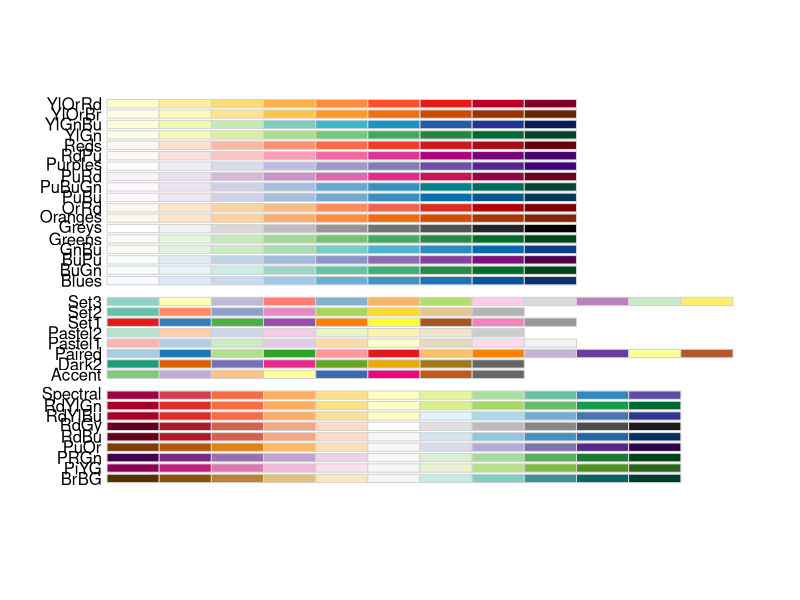
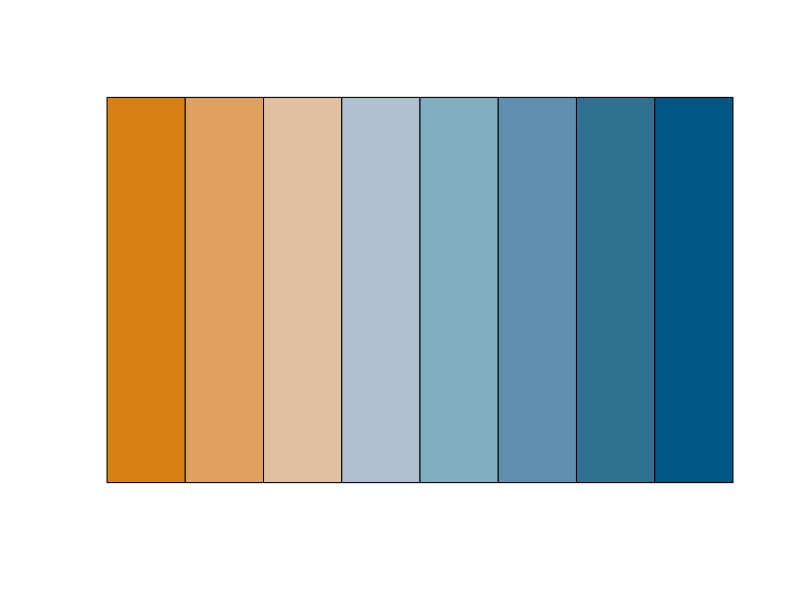

R code for these plots, in order: (Note: this script raises an error after producing the figures.)
## ---- chunk 1
if (F) { 
  pkg.list = available.packages()
  download.packages(pkgs = pkg.list, 
                    destdir = "put destination folder path here")
}
## ---- chunk 2
if (F) { 
  ip <- installed.packages()
  names(ip[,'Package'])
}
## ---- chunk 3
if (F) {
  getAnywhere(boxplot.default) 
  mthods()
}
## ---- chunk 4
Sys.info() # system information
sessionInfo() # about R and the session information
## ---- chunk 5
RColorBrewer:::display.brewer.all()
## ---- chunk 6
col <- c("#D78113", "#E0A060", "#E0C0A0", "#B0C0D0", 
         "#80B0C0", "#6090B0", "#307090", "#005684");
plot(0, 
     0, 
     type = "n", 
     xlim = c(0, 1), 
     ylim = c(0, 1),
     axes = F, 
     xlab = "", 
     ylab = "")
rect(0:(length(col) - 1)/length(col), 
     0, 
     1:length(col)/length(col), 
     1, 
     col = col)
## ---- chunk 7
# list of available fonts
windowsFonts() 

# adding additional fonts
windowsFonts(
  arial   = windowsFont("Arial Black"),
  bookman = windowsFont("Bookman Old Style"),
  comic   = windowsFont("Comic Sans MS"),
  calibri = windowsFont("Calibri"),
  courier = windowsFont("Courier New")
)

# Checking the fonts
plot(1:10, 1:10, type = "n")
for (i in 1:length(windowsFonts())) {
  text(5, i + 1, family = names(windowsFonts())[[i]], windowsFonts()[[i]])
}

